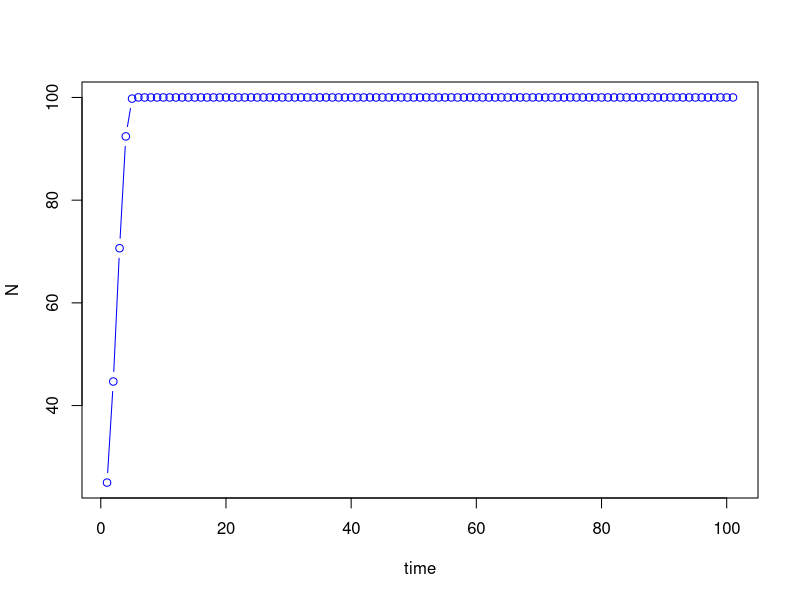
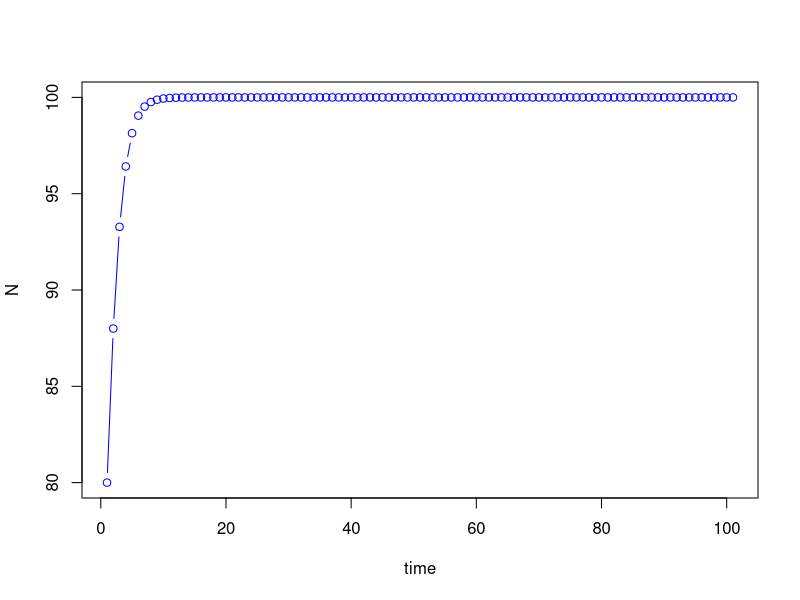
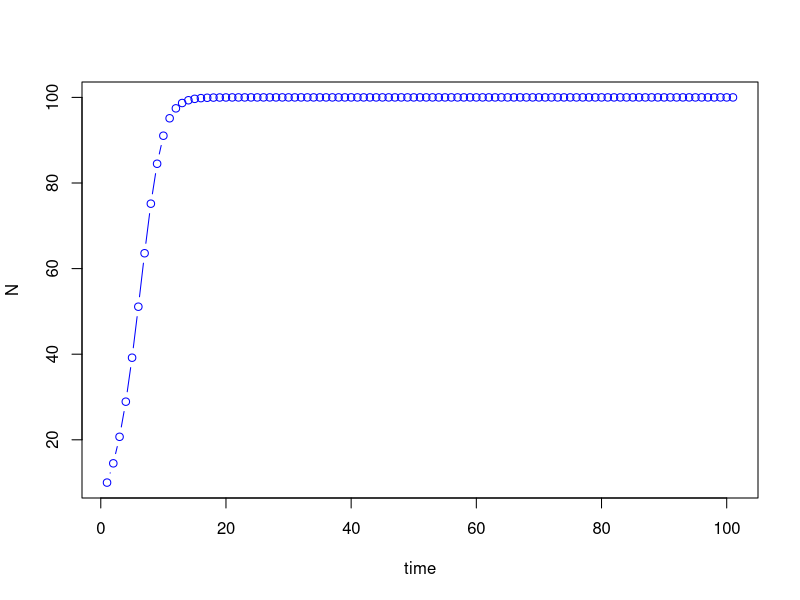
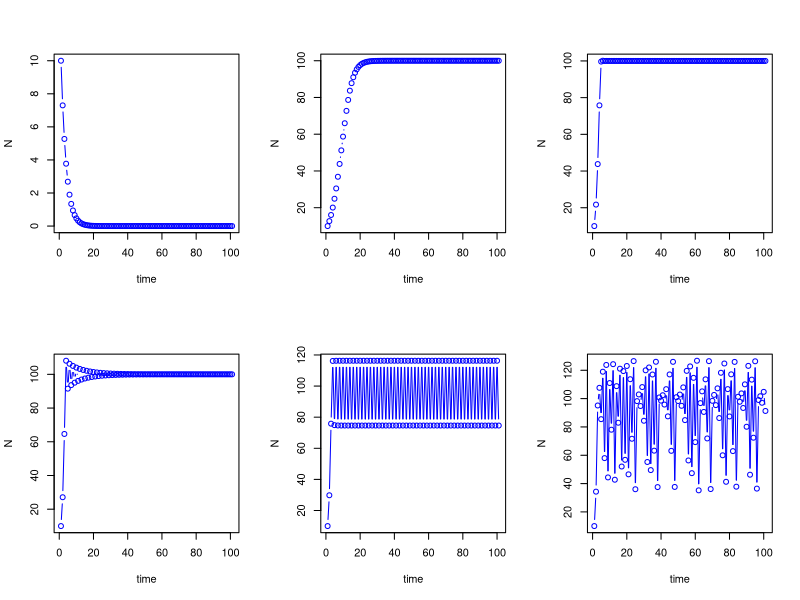

Source code (R) for these figures, in order:

NO <- 25
RR <- 1.05
ttMax <- 100
KK <- 100
NN <- matrix (NA, nrow=1, ncol=ttMax+1)
NN[1] <- NO

for(tt in 1:ttMax){NN[tt+1] <- NN[tt]*(1+RR*(1-(NN[tt]/KK)))}
print (NN)
plot(1:(ttMax+1),NN, xlab = "time", ylab = "N", type = "b", col="blue")


#Mini-exercise 3.3.1
discreLogisticFun <- function(RR,NO,KK){
NN <- matrix (NA, nrow=1, ncol=ttMax+1)
ttMax=100
NN[1] <- NO
for(tt in 1:ttMax){NN[tt+1] <- NN[tt]*(1+RR*(1-(NN[tt]/KK)))}
print (NN)
plot(1:(ttMax+1),NN, xlab = "time", ylab = "N", type = "b", col="blue")
}
discreLogisticFun(NO=80, RR=0.5, KK=100)
#base in the plot RR and time change the behavior of the model. 


#Mini-exercise 3.3.2
discreLogisticFun(NO=10, RR=0.5, KK=100)
growthRate <- c(-0.3, 0.3, 1.3, 1.9, 2.2, 2.7)
par(mfrow=c(2,3))
for(ii in growthRate){discreLogisticFun(NO=10, RR=ii, KK=100)}




